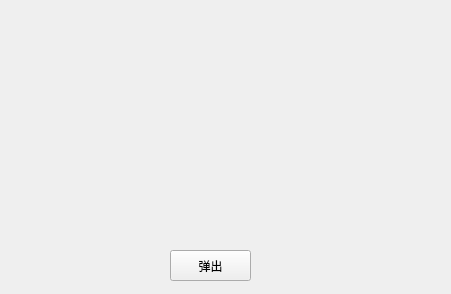
<?xml version="1.0" encoding="UTF-8"?>
<ui version="4.0">
 <class>TTKMoveResizeWidgetWindow</class>
 <widget class="QMainWindow" name="TTKMoveResizeWidgetWindow">
  <property name="geometry">
   <rect>
    <x>0</x>
    <y>0</y>
    <width>451</width>
    <height>294</height>
   </rect>
  </property>
  <property name="windowTitle">
   <string>TTKMoveResizeWidget</string>
  </property>
  <widget class="QWidget" name="centralWidget">
   <widget class="QPushButton" name="pushButton">
    <property name="geometry">
     <rect>
      <x>170</x>
      <y>250</y>
      <width>81</width>
      <height>31</height>
     </rect>
    </property>
    <property name="text">
     <string>弹出</string>
    </property>
   </widget>
  </widget>
 </widget>
 <layoutdefault spacing="6" margin="11"/>
 <resources/>
 <connections/>
</ui>
